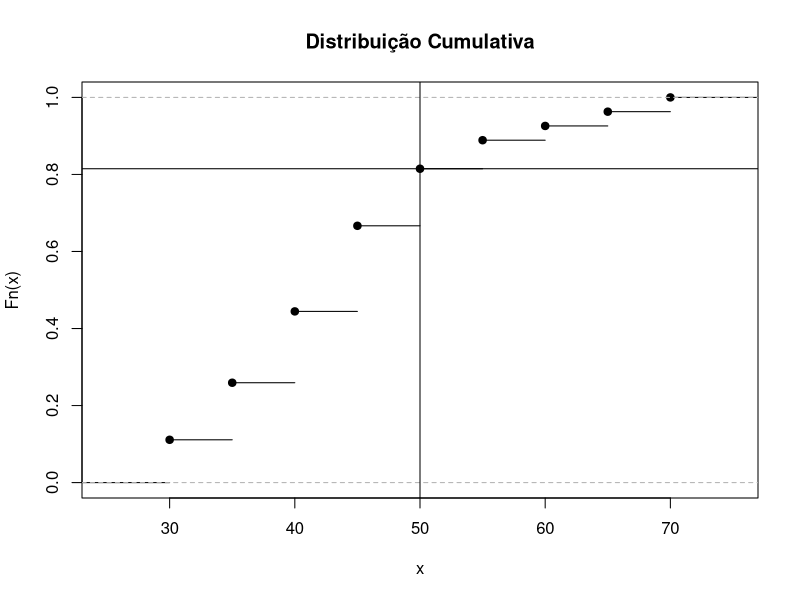

This chart was generated by the following R code:


x <- c(rep(30,3),rep(35,4),rep(40,5),rep(45,6),rep(50,4),rep(55,2),60,65,70)
p <- x / length(x)

moda <- function(v) {
  uniqv <- unique(v)
  uniqv[which.max(tabulate(match(v, uniqv)))]
}

media <- mean(x)
variancia <- var(x)
desvio <- sd(x)
mediana <- median(x)
maximo <- max(x)
minimo <- min(x)

funcp <- ecdf(x)
num <- x[which(funcp(x)>0.8)[1]]

cat("Media =", media,'\tProb=',1-funcp(media),"\n")
cat("Variancia =", variancia,"\n")
cat("Desvio Padrao =", desvio,"\n")
cat("Mediana =", mediana,'\tProb=',1-funcp(mediana),"\n")
cat("Moda =", moda(x),'\tProb=',1-funcp(moda(x)),"\n")
cat("Maximo =", maximo,'\tProb=',1-funcp(maximo),"\n")
cat("Minimo =", minimo,'\tProb=',1-funcp(minimo),"\n")
cat("Valor 20% =", num,'\tProb=',1-funcp(num),"\n")

plot(funcp, main="Distribuição Cumulativa")
abline(h = funcp(num), v=num, col = "black", lwd = 1)
